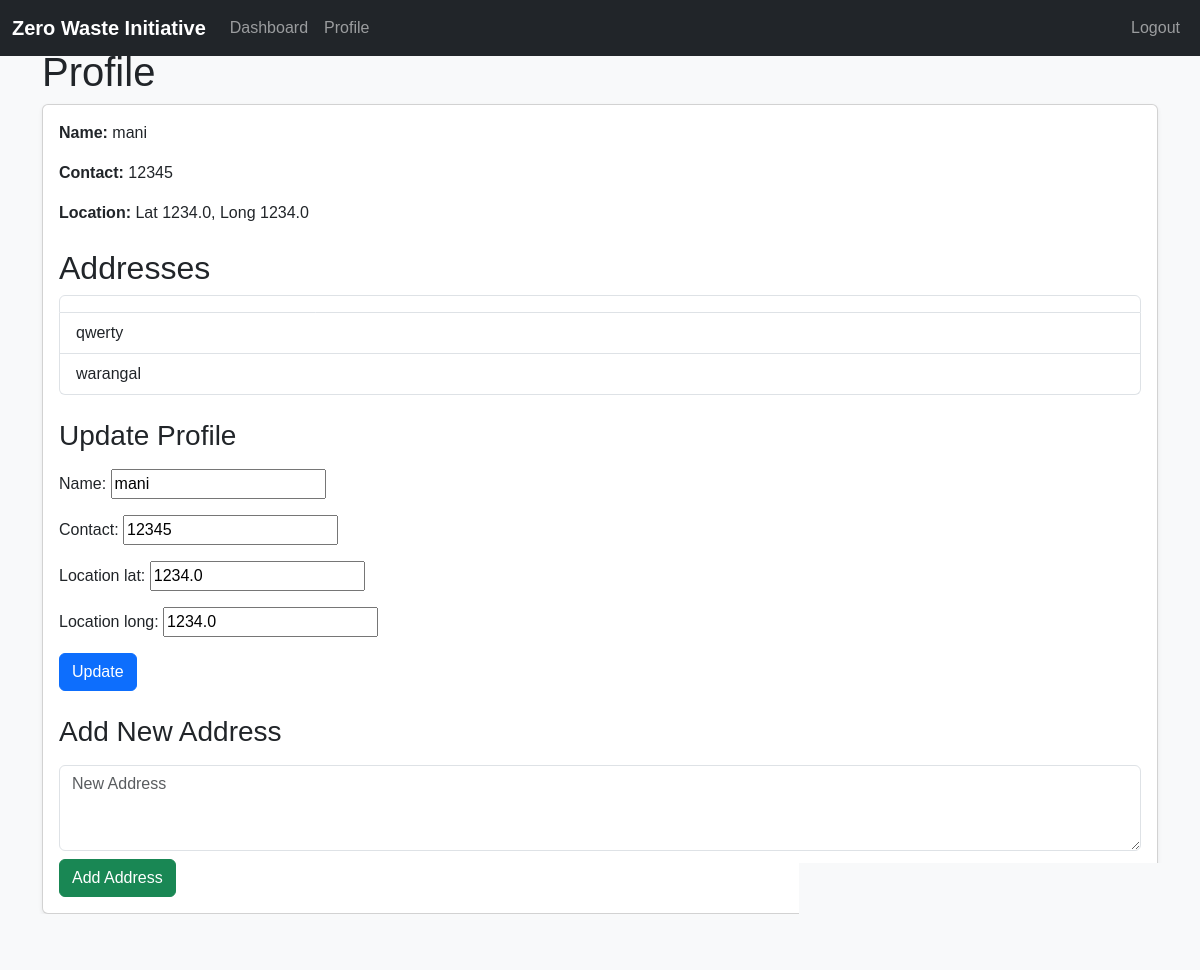
The app's page /donors/profile/ (signed in) with its own data.
### core/models.py (models this page shows, shortened)
class Donor(models.Model):
    donor_id = models.AutoField(primary_key=True)
    name = models.CharField(max_length=100, unique=True)  # Add unique constraint
    contact = models.CharField(max_length=100)  # Single contact per PDF
    location_lat = models.FloatField()  # GPS latitude
    location_long = models.FloatField()  # GPS longitude
    password = models.CharField(max_length=128)  # Hashed password
    created_at = models.DateTimeField(auto_now_add=True)

class DonorAddress(models.Model):
    donor_id = models.ForeignKey(Donor, on_delete=models.CASCADE)
    address = models.TextField()  # Multiple addresses per donor
    class Meta:
        unique_together = ('donor_id', 'address')  # Prevent duplicates

### donors/views.py (the view)
# urls.py: path('profile/', views.profile, name='profile'),
def profile(request):
    if 'donor_id' not in request.session:
        return redirect('donors:donor_login')
    donor_id = request.session['donor_id']
    donor = Donor.objects.get(donor_id=donor_id)
    addresses = DonorAddress.objects.filter(donor_id=donor_id)
    if request.method == 'POST':
        if 'new_address' in request.POST:
            address = request.POST.get('new_address')
            DonorAddress.objects.create(donor_id=donor, address=address)
            return redirect('donors:profile')
        form = ProfileUpdateForm(request.POST, instance=donor)
        if form.is_valid():
            form.save()
            return redirect('donors:profile')
    else:
        form = ProfileUpdateForm(instance=donor)
    return render(request, 'profile.html', {'user': donor, 'addresses': addresses, 'form': form})

### donors/forms.py
class ProfileUpdateForm(forms.ModelForm):
    class Meta:
        model = Donor
        fields = ['name', 'contact', 'location_lat', 'location_long']

### templates/profile.html (shortened to what this page needs)
{% extends 'base.html' %}
{% block content %}
    <h1 class="animate__animated animate__fadeIn">Profile</h1>
    <div class="card shadow-sm animate__animated animate__fadeInUp">
        <div class="card-body">
            <p><strong>Name:</strong> {{ user.name }}</p>
            <p><strong>Contact:</strong> {{ user.contact }}</p>
            <p><strong>Location:</strong> Lat {{ user.location_lat }}, Long {{ user.location_long }}</p>
            <h2 class="mt-4">Addresses</h2>
            <ul class="list-group">
                {% for address in addresses %}
                    <li class="list-group-item animate__animated animate__fadeIn">{{ address.address }}</li>
                {% endfor %}
            </ul>
            <h3 class="mt-4">Update Profile</h3>
            <form method="post" class="mt-3">
                {{ form.as_p }}
                <button type="submit" class="btn btn-primary animate__animated animate__pulse">Update</button>
            </form>
            <h3 class="mt-4">Add New Address</h3>
            <form method="post" action="{% url 'donors:add_address' %}" class="mt-3" id="add-address-form">
                <textarea name="new_address" class="form-control" placeholder="New Address" rows="3"></textarea>
                <button type="submit" class="btn btn-success mt-2 animate__animated animate__pulse">Add Address</button>
            </form>
        </div>
    </div>
{% endblock %}

### templates/base.html (style rules this page uses)
body { font-family: Arial, sans-serif; background-color: #f8f9fa; }
.animate__fadeIn { animation-duration: 1s; }

### records on screen
Donor: name "mani", contact "12345", location_lat "1234.0", location_long "1234.0"
DonorAddress: address "qwerty"
DonorAddress: address "warangal"
